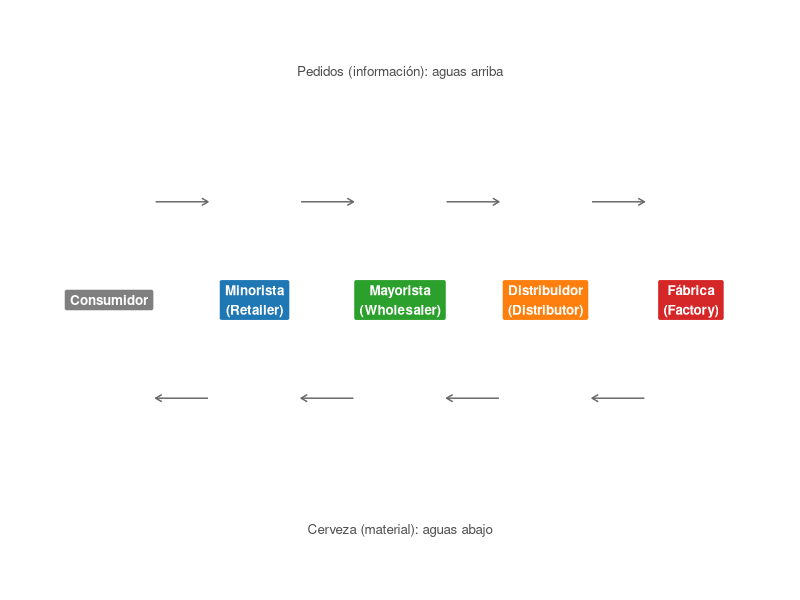

Source code (R): (Note: this script raises an error after producing the figure.)
## ---- chunk 1
knitr::opts_chunk$set(echo = TRUE, message = FALSE, warning = FALSE,
                      fig.width = 9, fig.height = 4.8, fig.align = "center")
library(ggplot2)
library(knitr)
options(OutDec = ",")   # coma decimal en todo el informe

# Paleta fija por eslabón (se usa en todos los gráficos)
cols <- c("Consumidor" = "#7f7f7f", "Minorista" = "#1f77b4",
          "Mayorista" = "#2ca02c", "Distribuidor" = "#ff7f0e",
          "Fábrica" = "#d62728")
eslabones <- c("Minorista", "Mayorista", "Distribuidor", "Fábrica")
## ---- chunk 2
nodos <- data.frame(x = 1:5,
                    lab = c("Consumidor", "Minorista\n(Retailer)", "Mayorista\n(Wholesaler)",
                            "Distribuidor\n(Distributor)", "Fábrica\n(Factory)"),
                    col = names(cols))
flechas <- data.frame(a = 1:4 + .32, b = 2:5 - .32)
ggplot(nodos) +
  geom_segment(aes(x = a, xend = b, y = .18, yend = .18), data = flechas,
               colour = "grey40", arrow = arrow(length = unit(.18, "cm"))) +
  geom_segment(aes(x = b, xend = a, y = -.18, yend = -.18), data = flechas,
               colour = "grey40", arrow = arrow(length = unit(.18, "cm"))) +
  geom_label(aes(x, 0, label = lab, fill = col), colour = "white",
             fontface = "bold", size = 3.4, label.padding = unit(.35, "lines")) +
  annotate("text", x = 3, y = .42, label = "Pedidos (información): aguas arriba",
           size = 3.4, colour = "grey30") +
  annotate("text", x = 3, y = -.42, label = "Cerveza (material): aguas abajo",
           size = 3.4, colour = "grey30") +
  scale_fill_manual(values = cols, guide = "none") +
  coord_cartesian(xlim = c(.5, 5.5), ylim = c(-.5, .5)) + theme_void()
## ---- chunk 3
knitr::include_graphics("img/diagrama_vista1.png")
## ---- chunk 4
knitr::include_graphics("img/diagrama_vista2.png")
## ---- chunk 5
beer_game <- function(A = 0.25, B = 0.33, SMOOTHTIME = 1, T_final = 36,
                      demanda = function(t) 4 + ifelse(t >= 5, 4, 0)) {
  n  <- T_final + 1                    # semanas 0..36
  tt <- 0:T_final
  m  <- function() matrix(0, n, 4)     # columnas: minorista, mayorista, distribuidor, fábrica
  inv <- m(); back <- m(); sl <- m(); sm <- m()
  placed <- m(); ordered_in <- m(); arrive <- m(); sold <- m()
  ORDer <- demanda(tt)
  inv[1, ] <- 12
  cost <- numeric(n); cost_esl <- m()

  lag <- function(x, k, t, init = 4) if (t - k < 1) init else x[t - k]

  for (t in 1:n) {
    # Pedido que recibe cada eslabón: el minorista recibe la demanda y el resto
    # el pedido del eslabón de abajo, con 1 semana de demora
    ordered_in[t, 1] <- ORDer[t]
    for (i in 2:4) ordered_in[t, i] <- lag(placed[, i - 1], 1, t)
    # Llegadas de cerveza (2 semanas de demora). La fábrica recibe su producción:
    # coming = ordered 2 = pedido de la fábrica con 1 semana de demora
    for (i in 1:3) arrive[t, i] <- lag(sold[, i + 1], 2, t)
    coming <- function(s) if (s < 1) 4 else lag(placed[, 4], 1, s)
    arrive[t, 4] <- if (t - 2 < 1) 4 else coming(t - 2)
    # SMOOTH: el stock arranca en el valor inicial de su entrada
    if (t == 1) sm[1, ] <- ordered_in[1, ]
    # Despachos y pedidos
    sold[t, ]   <- pmin(inv[t, ] + arrive[t, ], ordered_in[t, ] + back[t, ])
    placed[t, ] <- pmax(0, sm[t, ] + A * (12 - (inv[t, ] - back[t, ]) - B * sl[t, ]))
    # Costo (flujo)
    cost_esl[t, ] <- 1 * back[t, ] + 0.5 * inv[t, ]
    # Integración de Euler (dt = 1)
    if (t < n) {
      inv[t + 1, ]  <- inv[t, ]  + arrive[t, ] - sold[t, ]
      back[t + 1, ] <- back[t, ] + ordered_in[t, ] - sold[t, ]
      sl[t + 1, ]   <- sl[t, ]   + placed[t, ] - arrive[t, ]
      sm[t + 1, ]   <- sm[t, ]   + (ordered_in[t, ] - sm[t, ]) / SMOOTHTIME
      cost[t + 1]   <- cost[t] + sum(cost_esl[t, ])
    }
  }
  larga <- function(mat, var) data.frame(semana = rep(tt, 4),
                                         eslabon = factor(rep(eslabones, each = n), eslabones),
                                         variable = var, valor = as.vector(mat))
  list(demanda = data.frame(semana = tt, ORDer = ORDer),
       series = rbind(larga(placed, "Pedidos realizados"),
                      larga(inv - back, "Inventario efectivo"),
                      larga(inv, "Inventario"), larga(back, "Backlog"),
                      larga(sl, "Línea de suministro")),
       costo = data.frame(semana = tt, Cost = cost),
       costo_eslabon = setNames(colSums(cost_esl[-n, ]), eslabones))
}

base <- beer_game()
## ---- chunk 6
ref <- read.csv("resultados_vensim_mdl.csv")
sim <- base$series
get <- function(var, esl) sim$valor[sim$variable == var & sim$eslabon == esl]
comp <- data.frame(
  Variable = c("placed (minorista)", "placed 0 (mayorista)", "placed 1 (distribuidor)",
               "placed 2 (fábrica)", "Eff Env (minorista)", "Eff Inv 2 (fábrica)", "Cost"),
  `Error absoluto máximo` = c(
    max(abs(get("Pedidos realizados", "Minorista")    - ref$placed)),
    max(abs(get("Pedidos realizados", "Mayorista")    - ref$placed_0)),
    max(abs(get("Pedidos realizados", "Distribuidor") - ref$placed_1)),
    max(abs(get("Pedidos realizados", "Fábrica")      - ref$placed_2)),
    max(abs(get("Inventario efectivo", "Minorista")   - ref$Eff_Env)),
    max(abs(get("Inventario efectivo", "Fábrica")     - ref$Eff_Inv_2)),
    max(abs(base$costo$Cost - ref$Cost))), check.names = FALSE)
comp$`Error absoluto máximo` <- signif(comp$`Error absoluto máximo`, 3)
kable(comp, caption = "Diferencia máxima entre la réplica en R y el modelo .mdl (36 semanas)")
## ---- chunk 7
ped <- subset(base$series, variable == "Pedidos realizados")
dem <- data.frame(semana = base$demanda$semana, eslabon = "Consumidor",
                  valor = base$demanda$ORDer)
ggplot() +
  geom_step(data = dem, aes(semana, valor, colour = eslabon), linewidth = 1, linetype = 2) +
  geom_line(data = ped, aes(semana, valor, colour = eslabon), linewidth = 1) +
  scale_colour_manual(values = cols, breaks = names(cols)) +
  labs(title = "Pedidos realizados por cada eslabón",
       subtitle = "Escalón de demanda de 4 a 8 cajas/semana en la semana 5",
       x = "Semana", y = "Cajas / semana", colour = NULL) +
  theme_minimal(base_size = 12) + theme(legend.position = "top")
## ---- chunk 8
ie <- subset(base$series, variable == "Inventario efectivo")
ggplot(ie, aes(semana, valor, colour = eslabon)) +
  geom_hline(yintercept = 12, linetype = 3, colour = "grey40") +
  geom_hline(yintercept = 0, colour = "grey70") +
  geom_line(linewidth = 1) +
  annotate("text", x = 0.5, y = 15, label = "Deseado = 12", hjust = 0, size = 3.4, colour = "grey30") +
  scale_colour_manual(values = cols) +
  labs(title = "Inventario efectivo (inventario − backlog)",
       subtitle = "Valores negativos = pedidos pendientes",
       x = "Semana", y = "Cajas", colour = NULL) +
  theme_minimal(base_size = 12) + theme(legend.position = "top")
## ---- chunk 9
cf <- data.frame(eslabon = factor(eslabones, eslabones), costo = base$costo_eslabon)
ggplot(cf, aes(eslabon, costo, fill = eslabon)) +
  geom_col(width = .6) +
  geom_text(aes(label = paste0("$", format(round(costo), big.mark = ".", decimal.mark = ","))), vjust = -.4, size = 4) +
  scale_fill_manual(values = cols, guide = "none") +
  scale_y_continuous(expand = expansion(mult = c(0, .1))) +
  labs(title = sprintf("Costo acumulado en 36 semanas: $%s",
                       format(round(tail(base$costo$Cost, 1), 2), big.mark = ".", decimal.mark = ",")),
       x = NULL, y = "Costo ($)") +
  theme_minimal(base_size = 12)
## ---- chunk 10
var_dem <- var(base$demanda$ORDer)
ind <- do.call(rbind, lapply(eslabones, function(e) {
  p <- get("Pedidos realizados", e); ie <- get("Inventario efectivo", e)
  data.frame(`Eslabón` = e,
             `Pedido máx.` = round(max(p), 1),
             `Desvío pedidos` = round(sd(p), 2),
             `Amplificación (var/var demanda)` = round(var(p) / var_dem, 1),
             `Backlog máx.` = round(max(get("Backlog", e)), 1),
             `Inventario máx.` = round(max(get("Inventario", e)), 1),
             `Costo ($)` = round(base$costo_eslabon[e], 1), check.names = FALSE)
}))
rownames(ind) <- NULL
kable(ind, caption = "Indicadores por eslabón – escenario base (A = 0,25; B = 0,33)",
      format.args = list(decimal.mark = ","))
## ---- chunk 11
esc <- expand.grid(A = c(0.1, 0.25, 0.5), B = c(0, 0.33, 0.66, 1))
esc$`Costo total` <- NA; esc$`Pedido máx. fábrica` <- NA; esc$`Amplif. fábrica` <- NA
for (k in seq_len(nrow(esc))) {
  s <- beer_game(A = esc$A[k], B = esc$B[k])
  pf <- with(s$series, valor[variable == "Pedidos realizados" & eslabon == "Fábrica"])
  esc$`Costo total`[k]        <- round(tail(s$costo$Cost, 1))
  esc$`Pedido máx. fábrica`[k] <- round(max(pf), 1)
  esc$`Amplif. fábrica`[k]    <- round(var(pf) / var(s$demanda$ORDer), 1)
}
kable(esc, caption = "Sensibilidad del costo y de la amplificación a los parámetros A y B",
      format.args = list(decimal.mark = ",", big.mark = "."))
## ---- chunk 12
sb <- do.call(rbind, lapply(c(0, 0.33, 1), function(b) {
  s <- beer_game(B = b)
  d <- subset(s$series, variable == "Pedidos realizados" & eslabon == "Fábrica")
  d$escenario <- paste0("B = ", b); d
}))
ggplot(sb, aes(semana, valor, colour = escenario)) +
  geom_step(data = base$demanda, aes(semana, ORDer), inherit.aes = FALSE,
            colour = "grey50", linetype = 2) +
  geom_line(linewidth = 1) +
  scale_colour_manual(values = c("#d62728", "#ff7f0e", "#1f77b4")) +
  labs(title = "Pedidos de la fábrica según el peso dado a la línea de suministro (A = 0,25)",
       subtitle = "Línea punteada: demanda del consumidor",
       x = "Semana", y = "Cajas / semana", colour = NULL) +
  theme_minimal(base_size = 12) + theme(legend.position = "top")
## ---- chunk 13
mejor <- esc[which.min(esc$`Costo total`), ]
peor  <- esc[which.max(esc$`Costo total`), ]
## ---- chunk 14
# Corre varios escenarios y arma una tabla larga con los resultados de la fábrica
correr <- function(escenarios) {
  do.call(rbind, lapply(names(escenarios), function(nom) {
    s <- do.call(beer_game, escenarios[[nom]])
    d <- subset(s$series, eslabon == "Fábrica" &
                  variable %in% c("Pedidos realizados", "Inventario efectivo"))
    d$escenario <- nom
    d
  }))
}
resumen <- function(escenarios, experimento) {
  do.call(rbind, lapply(names(escenarios), function(nom) {
    s  <- do.call(beer_game, escenarios[[nom]])
    pf <- with(s$series, valor[variable == "Pedidos realizados"  & eslabon == "Fábrica"])
    ie <- with(s$series, valor[variable == "Inventario efectivo" & eslabon == "Fábrica"])
    data.frame(Experimento = experimento, Escenario = nom,
               `Costo total ($)` = round(tail(s$costo$Cost, 1)),
               `Pedido máx. fábrica` = round(max(pf), 1),
               `Faltante máx. fábrica` = round(-min(ie)),
               `Sobrestock máx. fábrica` = round(max(ie)),
               check.names = FALSE)
  }))
}
graf_exp <- function(escenarios, titulo, paleta) {
  d <- correr(escenarios)
  d$escenario <- factor(d$escenario, names(escenarios))
  d$variable  <- factor(d$variable, c("Pedidos realizados", "Inventario efectivo"),
                        c("Pedidos de la fábrica (cajas/semana)", "Inventario efectivo de la fábrica (cajas)"))
  ggplot(d, aes(semana, valor, colour = escenario)) +
    geom_hline(yintercept = 0, colour = "grey70") +
    geom_line(linewidth = 0.9) +
    facet_wrap(~variable, scales = "free_y") +
    scale_colour_manual(values = paleta) +
    labs(title = titulo, x = "Semana", y = NULL, colour = NULL) +
    theme_minimal(base_size = 12) + theme(legend.position = "top")
}
pal4 <- c("#1f77b4", "#2ca02c", "#ff7f0e", "#d62728", "#9467bd")
## ---- chunk 15
escA <- list("A = 0" = list(A = 0), "A = 0,1" = list(A = 0.1), "A = 0,25 (base)" = list(A = 0.25),
             "A = 0,5" = list(A = 0.5), "A = 1" = list(A = 1))
tA <- resumen(escA, "A")
graf_exp(escA, "Prueba 1: cambiando A (B = 0,33)", pal4)
## ---- chunk 16
escB <- list("B = 0" = list(B = 0), "B = 0,33 (base)" = list(B = 0.33),
             "B = 0,66" = list(B = 0.66), "B = 1" = list(B = 1))
tB <- resumen(escB, "B")
graf_exp(escB, "Prueba 2: cambiando B (A = 0,25)", pal4)
## ---- chunk 17
escST <- list("SMOOTHTIME = 1 (base)" = list(SMOOTHTIME = 1), "SMOOTHTIME = 2" = list(SMOOTHTIME = 2),
              "SMOOTHTIME = 4" = list(SMOOTHTIME = 4), "SMOOTHTIME = 8" = list(SMOOTHTIME = 8))
tST <- resumen(escST, "SMOOTHTIME")
graf_exp(escST, "Prueba 3: cambiando SMOOTHTIME (A = 0,25; B = 0,33)", pal4)
## ---- chunk 18
escD <- list("Escalón 4 → 8 (base)" = list(),
             "Escalón 4 → 6" = list(demanda = function(t) 4 + ifelse(t >= 5, 2, 0)),
             "Pulso: 8 solo en la semana 5" = list(demanda = function(t) 4 + ifelse(t == 5, 4, 0)),
             "8 durante 5 semanas" = list(demanda = function(t) 4 + ifelse(t >= 5 & t < 10, 4, 0)))
tD <- resumen(escD, "Demanda")
graf_exp(escD, "Prueba 4: cambiando la demanda (A = 0,25; B = 0,33)", pal4)
## ---- chunk 19
mej <- beer_game(A = 0.5, B = 1)
comb <- rbind(transform(subset(base$series, variable %in% c("Pedidos realizados", "Inventario efectivo")),
                        regla = "Base (A = 0,25; B = 0,33)"),
              transform(subset(mej$series,  variable %in% c("Pedidos realizados", "Inventario efectivo")),
                        regla = "Mejorada (A = 0,5; B = 1)"))
comb$variable <- factor(comb$variable, c("Pedidos realizados", "Inventario efectivo"))
tC <- resumen(list("Mejorada (A = 0,5; B = 1)" = list(A = 0.5, B = 1)), "Combinada")
ggplot(comb, aes(semana, valor, colour = regla)) +
  geom_hline(yintercept = 0, colour = "grey70") +
  geom_line(linewidth = 0.9) +
  facet_grid(variable ~ eslabon, scales = "free_y") +
  scale_colour_manual(values = c("#d62728", "#1f77b4")) +
  labs(title = "Regla base vs. regla mejorada en toda la cadena", x = "Semana", y = NULL, colour = NULL) +
  theme_minimal(base_size = 11) + theme(legend.position = "top")
## ---- chunk 20
kable(rbind(tA, tB, tST, tD, tC), caption = "Resultados de cada prueba (36 semanas)",
      format.args = list(decimal.mark = ",", big.mark = "."))
